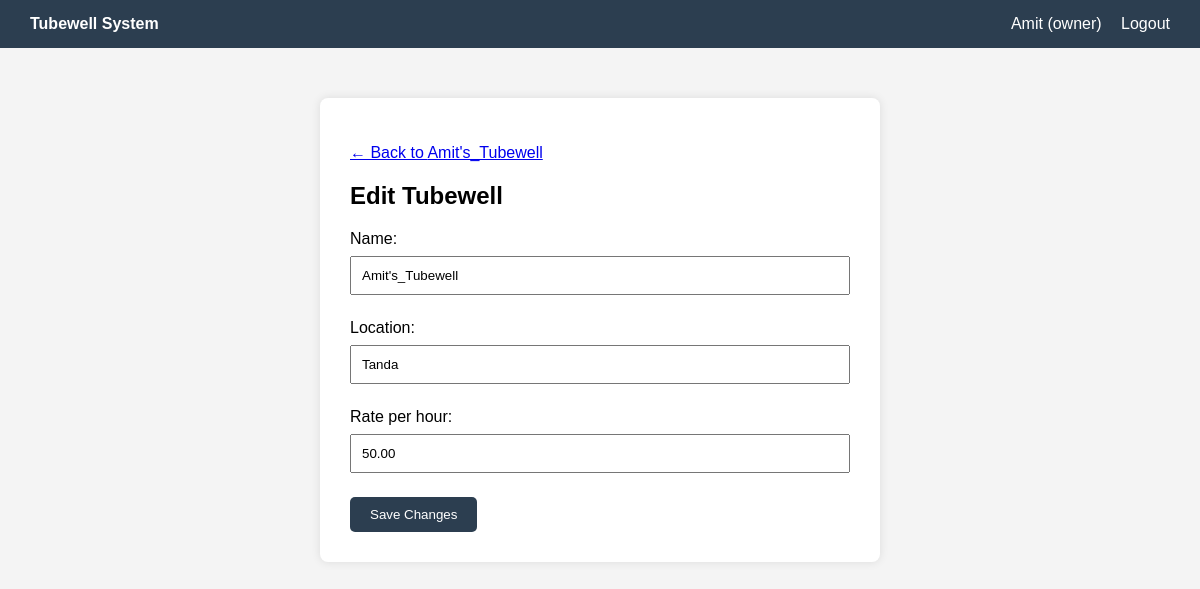
The page /tubewells/2/edit/ (signed in) on the database its author committed.
### accounts/models.py (models this page shows, shortened)
class User(AbstractUser):
    ROLE_CHOICES = (
        ('admin', 'Admin'),
        ('owner', 'Owner'),
        ('renter', 'Renter'),
    )
    role = models.CharField(max_length=10, choices=ROLE_CHOICES)
    phone_number = models.CharField(max_length=15, blank = True, null = True)
    village = models.CharField(max_length = 100, blank= True, null= True)

### tubewells/models.py (models this page shows, shortened)
class Tubewell(models.Model):
    owner = models.ForeignKey(
        settings.AUTH_USER_MODEL,
        on_delete=models.CASCADE,
        related_name='tubewells',
        limit_choices_to={'role': 'owner'}
    )
    name = models.CharField(max_length=100)
    location = models.CharField(max_length=200, blank=True, null=True)
    rate_per_hour = models.DecimalField(max_digits=8, decimal_places=2)
    is_active = models.BooleanField(default=True)
    created_at = models.DateTimeField(auto_now_add=True)

### tubewells/views.py (the view)
# urls.py: path('<int:tubewell_id>/edit/', views.edit_tubewell, name='edit_tubewell'),
@login_required
def edit_tubewell(request, tubewell_id):
    tubewell = get_object_or_404(Tubewell, id=tubewell_id, owner=request.user)
    if request.method == 'POST':
        form = TubewellForm(request.POST, instance=tubewell)
        if form.is_valid():
            form.save()
            messages.success(request, "Tubewell details update ho gaye.")
            return redirect('tubewell_detail', tubewell_id=tubewell.id)
    else:
        form = TubewellForm(instance=tubewell)
    return render(request, 'tubewells/edit_tubewell.html', {
        'form': form,
        'tubewell': tubewell,
    })

### tubewells/forms.py
class TubewellForm(forms.ModelForm):
    class Meta:
        model = Tubewell
        fields = ['name', 'location', 'rate_per_hour']

### tubewells/templates/tubewells/edit_tubewell.html (shortened to what this page needs)
{% extends 'accounts/base.html' %}
{% block content %}
<p><a href="{% url 'tubewell_detail' tubewell.id %}">&larr; Back to {{ tubewell.name }}</a></p>
<h2>Edit Tubewell</h2>
<form method="POST">
    {{ form.as_p }}
    <button type="submit">Save Changes</button>
</form>
{% endblock %}

### accounts/templates/accounts/base.html (shortened to what this page needs)
<!DOCTYPE html>
<html lang="en">
<head>
</head>
<body>
    <div class="navbar">
        <strong>Tubewell System</strong>
        <div>
            {% if user.is_authenticated %}
                <span>{{ user.username }} ({{ user.role }})</span>
                <a href="{% url 'logout' %}">Logout</a>
            {% else %}
                <a href="{% url 'login' %}">Login</a>
                <a href="{% url 'signup' %}">Signup</a>
            {% endif %}
        </div>
    </div>
    <div class="container">
    {% block content %}{% endblock %}
</div>
</body>
</html>

### accounts/templates/accounts/base.html (style rules this page uses)
body { font-family: Arial, sans-serif; background: #f4f4f4; margin: 0; }
.navbar { background: #2c3e50; color: white; padding: 15px 30px; display: flex; justify-content: space-between; }
.navbar a { color: white; text-decoration: none; margin-left: 15px; }
.container { max-width: 500px; margin: 50px auto; background: white; padding: 30px; border-radius: 8px; box-shadow: 0 0 10px rgba(0,0,0,0.1); }
input, select { width: 100%; padding: 10px; margin: 8px 0; box-sizing: border-box; }
button { background: #2c3e50; color: white; padding: 10px 20px; border: none; border-radius: 5px; cursor: pointer; }

### rows shown on the page
User: username "Amit", role "owner"
Tubewell: name "Amit's_Tubewell", location "Tanda", rate_per_hour "50.00"
